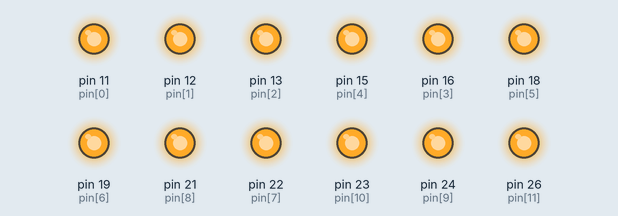
Recording of a program running on a simulated Raspberry Pi (header pin numbers). Parts: output pins drawn as LEDs (lit = HIGH). What the program prints to the terminal is not drawn.

Above: at 0.1 s.
At 4.1 s:
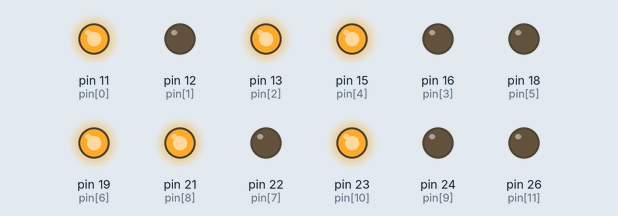
At 7.1 s:
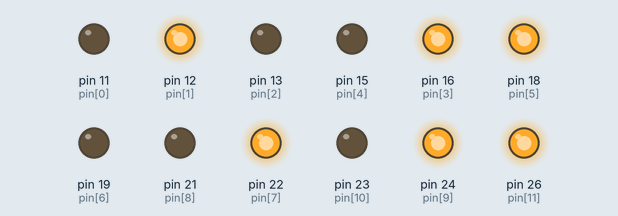
At 11.6 s:
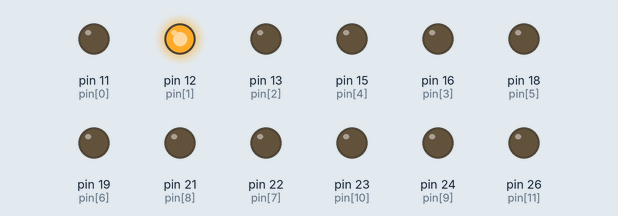
At 17.6 s:
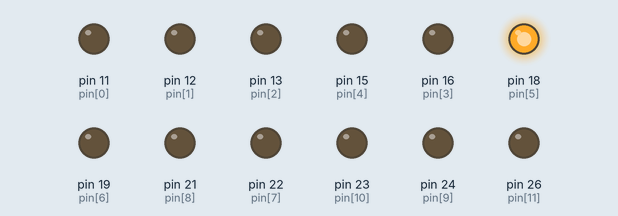
At 27.6 s:
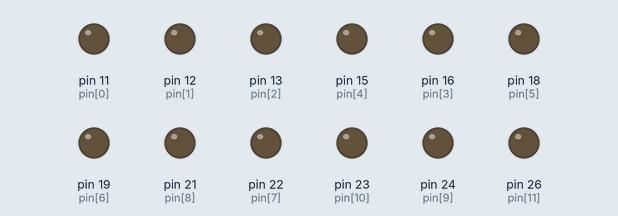
Timing chart, 0 to 29.1 s (numbered marks = the images above):
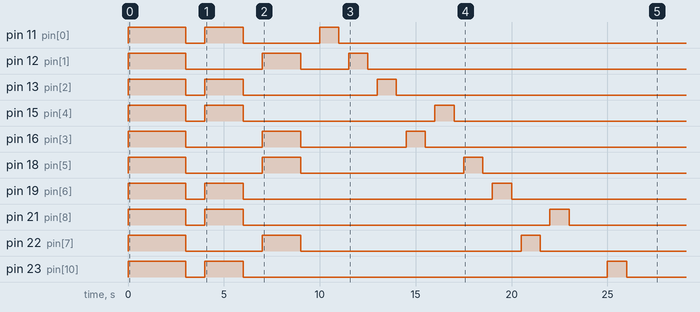

The program:

main.py
```python
import time
import pins

def main():
    """Main function to handle user interaction."""
    try:
        pins.startup_sequence()
        while True:
            user_input = input("Enter pin position (e.g., 1A, 2B) to toggle or 'q' to quit: ").upper()
            if user_input == 'Q':
                break
            elif user_input in pins.PIN_CONFIG:
                pins.set_pin(user_input, True)
                time.sleep(1)
                pins.set_pin(user_input, False)
            else:
                print("Invalid input. Please enter a valid pin position.")
    except KeyboardInterrupt:
        print("\nProgram interrupted.")
    finally:
        pins.cleanup()
        print("GPIO cleaned up. Goodbye!")

if __name__ == "__main__":
    main()
```

pins.py
```python
import RPi.GPIO as GPIO
import time

# Define GPIO pins in a structured way
PIN_CONFIG = {
    '1A': 11, '1B': 12,  # GPIO17, GPIO18
    '2A': 13, '2B': 16,  # GPIO27, GPIO23
    '3A': 15, '3B': 18,  # GPIO22, GPIO24
    '4A': 19, '4B': 22,  # GPIO10, GPIO25
    '5A': 21, '5B': 24,  # GPIO9, GPIO8
    '6A': 23, '6B': 26   # GPIO11, GPIO7
}

# Setup GPIO mode
GPIO.setmode(GPIO.BOARD)
for pin in PIN_CONFIG.values():
    GPIO.setup(pin, GPIO.OUT)

def set_pin(position, state):
    """Sets the given pin position to HIGH or LOW."""
    if position in PIN_CONFIG:
        GPIO.output(PIN_CONFIG[position], GPIO.HIGH if state else GPIO.LOW)

def cleanup():
    """Cleans up GPIO settings."""
    GPIO.cleanup()

def startup_sequence():
    """Runs the startup sequence."""
    # Turn on all LEDs for 3 seconds
    for pin in PIN_CONFIG.values():
        GPIO.output(pin, GPIO.HIGH)
    time.sleep(3)

    # Turn off all LEDs for 1 second
    for pin in PIN_CONFIG.values():
        GPIO.output(pin, GPIO.LOW)
    time.sleep(1)

    # Turn each column on for 2 seconds and off for 1 second
    for col in ['A', 'B']:
        for row in range(1, 7):
            GPIO.output(PIN_CONFIG[f'{row}{col}'], GPIO.HIGH)
        time.sleep(2)
        for row in range(1, 7):
            GPIO.output(PIN_CONFIG[f'{row}{col}'], GPIO.LOW)
        time.sleep(1)

    # Test each pin one by one
    for position in PIN_CONFIG.keys():
        GPIO.output(PIN_CONFIG[position], GPIO.HIGH)
        time.sleep(1)
        GPIO.output(PIN_CONFIG[position], GPIO.LOW)
        time.sleep(0.5)

if __name__ == "__main__":
    try:
        startup_sequence()
        while True:
            user_input = input("Enter pin position (e.g., 1A, 2B) to toggle or 'q' to quit: ").upper()
            if user_input == 'Q':
                break
            elif user_input in PIN_CONFIG:
                set_pin(user_input, True)
                time.sleep(1)
                set_pin(user_input, False)
            else:
                print("Invalid input. Please enter a valid pin position.")
    except KeyboardInterrupt:
        print("\nProgram interrupted.")
    finally:
        cleanup()
        print("GPIO cleaned up. Goodbye!")
```
